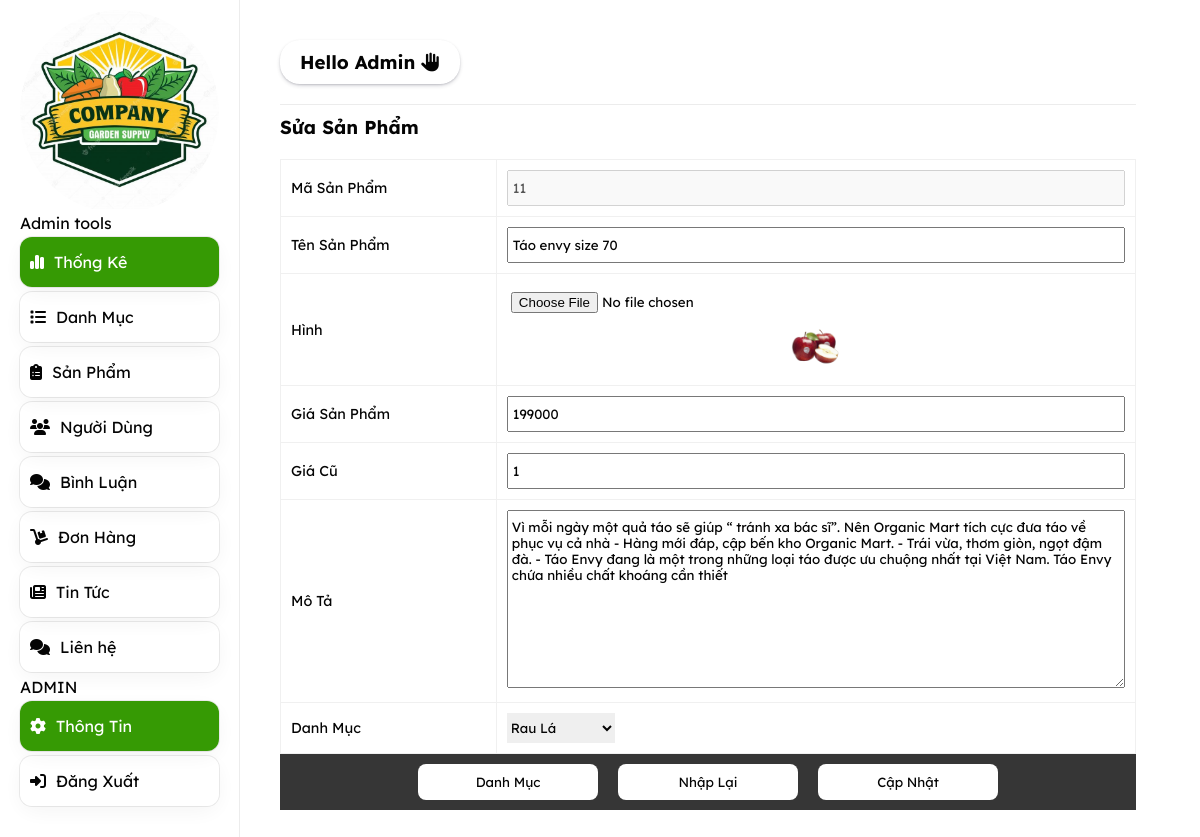
The app's page /admin/index.php?act=suasp&id=5 with its own data.
### tables this page shows
CREATE TABLE `category` (
  `id_cate` int(11) NOT NULL,
  `name_cate` varchar(255) NOT NULL
);

CREATE TABLE `products` (
  `id` int(11) NOT NULL,
  `name` varchar(255) NOT NULL,
  `price` float NOT NULL,
  `weight` int(11) NOT NULL,
  `image` text DEFAULT NULL,
  `comment` varchar(255) DEFAULT NULL,
  `content` text DEFAULT NULL,
  `voucher` varchar(255) DEFAULT NULL,
  `status` tinyint(4) DEFAULT NULL,
  `amount` int(11) DEFAULT NULL,
  `cate_id` int(11) NOT NULL
);

### model/pdo.php (called while the page is built, shortened)
<?php
function pdo_get_connection(){
    $dburl = "mysql:host=localhost;dbname=duan1;charset=utf8";
    $username = 'root';
    $password = '';
    $conn = new PDO($dburl, $username, $password);
    $conn->setAttribute(PDO::ATTR_ERRMODE, PDO::ERRMODE_EXCEPTION);
    return $conn;
}
function pdo_query($sql){
    $sql_args = array_slice(func_get_args(), 1);
    try{
        $conn = pdo_get_connection();
        $stmt = $conn->prepare($sql);
        $stmt->execute($sql_args);
        $rows = $stmt->fetchAll();
        return $rows;
    }
    catch(PDOException $e){
        throw $e;
    }
    finally{
        unset($conn);
    }
}
function pdo_query_one($sql){
    $sql_args = array_slice(func_get_args(), 1);
    try{
        $conn = pdo_get_connection();
        $stmt = $conn->prepare($sql);
        $stmt->execute($sql_args);
        $row = $stmt->fetch(PDO::FETCH_ASSOC);
        return $row;
    }
    catch(PDOException $e){
        throw $e;
    }
    finally{
        unset($conn);
    }
}

### model/sanpham.php (called while the page is built, shortened)
<?php
   function loadone_sp($id){
      $sql = "select * from products inner join category on products.cate_id=category.id_cate where id=".$id;
      $listsp = pdo_query_one($sql);
   return $listsp;
   }

### model/danhmuc.php (called while the page is built, shortened)
<?php
   function loadall_dm(){
    $sql = "select * from category order by id_cate";
    $listdm = pdo_query($sql);
    return $listdm;
   }
?>

### admin/sanpham/update.php (the view, shortened to what this page needs)
<?php
if (is_array($sp)) {
    extract($sp);
}
$hinhpath = "../public/img" . $image;
if (is_file($hinhpath)) {
    $img = "<img src='" . $hinhpath . "' height='80'>";
} else {
    $img = "No photo";
}
?>
<!DOCTYPE html>
<html lang="en">
<head>
    <link rel="stylesheet" href="../public/css/style.css">
</head>
<body>
    <?php
    foreach ($listdm as $danhmuc) {
        extract($danhmuc);
    }
    ?>
    <h3 style="margin-top: 10px;">Sửa Sản Phẩm</h3>
    <form action="index.php?act=updatesp" method="POST" class="formadd" enctype="multipart/form-data">
        <table class="add">
            <tr>
                <td>Mã Sản Phẩm</td>
                <td>
                    <input type="text" disabled value="<?php echo $id_cate ?>" />
                </td>
            </tr>
            <tr>
                <td>Tên Sản Phẩm</td>
                <td>
                    <input type="text" value="<?php echo $name ?>" name="name" />
                </td>
            </tr>
            <tr>
                <td>Hình</td>
                <td>
                    <input type="file" name="image"><?= $img ?>
                </td>
            </tr>
            <tr>
                <td>Giá Sản Phẩm</td>
                <td>
                    <input type="text" value="<?php echo $price ?>" name="price" />
                </td>
            </tr>
            <tr>
                <td>Giá Cũ</td>
                <td>
                    <input type="text" value="<?php echo $amount ?>" name="soluong" />
                </td>
            </tr>
            <tr>
                <td>Mô Tả</td>
                <td>
                    <textarea cols="30" rows="10" name="mota"><?php echo $content ?></textarea>
                </td>
            </tr>
            <tr>
                <td>Danh Mục</td>
                <td>
                    <select name="id_dm" id="">
                        <?php
                        foreach ($listdm as $danhmuc) {
                            extract($danhmuc);
                            echo '<option value="' . $id_cate . '">' . $name_cate . '</option>';
                        }
                        ?>
                    </select>
                </td>
            </tr>
        </table>
        <div class="table-btn">
            <a href="index.php?act=sp"><input type="button" value="Danh Mục"></a>
            <input type="reset" value="Nhập Lại">
            <input type="submit" name="update" value="Cập Nhật">
        </div>
    </form>
    </div>
</body>
</html>

### public/css/style.css (style rules this page uses)
.table-btn { width: 100%; padding: 10px; display: flex; justify-content: center; background-color: #333333; }
.table-btn input[type=button], .table-btn input[type=submit], .table-btn input[type=reset] { border: none; padding: 10px; margin: 0px 10px; border-radius: 8px; min-width: 180px; background-color: #ffff; transition: .5s; }
a { text-decoration: none; }
table { text-align: justify; width: 100%; margin-top: 20px; border-collapse: collapse; overflow: hidden; }
.add input, textarea { outline: none; width: 100%; padding: 8px 4px; }
table tr { transition: .1s; }
table tr td { font-size: .9em; min-height: 50px; min-width: 70px; margin-bottom: 2px; padding: 10px; border: 1px solid #F0F0F0; }
table img { width: 50px; height: 50px; border-radius: 4px; margin-left: 50%; transform: translateX(-50%); }
* { padding: 0; margin: 0; box-sizing: border-box; font-family: fontAdmin; }
select { outline: none; height: 30px; border: none; }

### records on screen
category: id_cate "11"
products: name "Táo envy size 70", image (picture), price "199000", soluong "1", mota "Vì mỗi ngày một quả táo sẽ giúp “ tránh xa bác sĩ”. Nên Organic Mart tích cực đưa táo về phục vụ cả nhà - Hàng mới đáp, cập bến kho Organic Mart. - Trái vừa, thơm giòn, ngọt đậm đà. - Táo Envy đang là một trong những loại táo được ưu chuộng nhất tại Việt Nam. Táo Envy chứa nhiều chất khoáng cần thiết"

### other values on screen
form field id_dm "Rau Lá"
